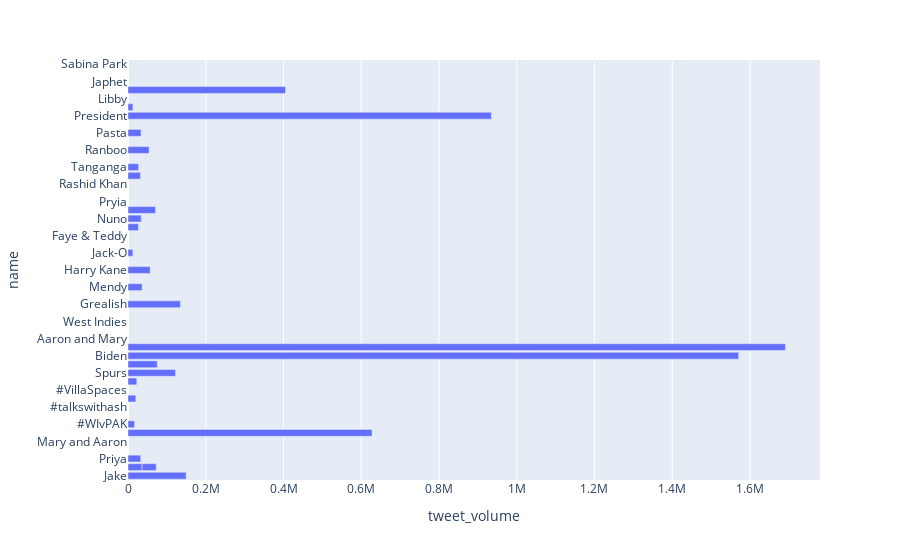

The notebook cell saved with this chart:
### Markdown cell above
## Extracting Tweets with specific keyword

### Code cell
#Scrape 50 most popular hashtags in UK

trending_list=[]
for i in range(0,50):
    trending_list.append(tweet_data[0]['trends'][i])
    
pd.DataFrame(trending_list)
pd.DataFrame.from_dict(trending_list)
df=pd.DataFrame.from_records(trending_list)

#Show Graph with found hashtags
import plotly.express as px
fig = px.bar(df, x='tweet_volume', y='name')
fig.show()

#show list of 50 most popular hashtags
df

### Figure 1 — Plotly figure (JSON) as saved in the notebook; plotly's stock layout.template omitted (floating-point values rounded to 4 significant figures)
{"data": [{"alignmentgroup": "True", "hovertemplate": "tweet_volume=%{x}<br>name=%{y}<extra></extra>", "legendgroup": "", "marker": {"color": "#636efa", "pattern": {"shape": ""}}, "name": "", "offsetgroup": "", "orientation": "h", "showlegend": false, "textposition": "auto", "type": "bar", "x": [149370, 36301, 36301, 32673, null, null, 627694, 16883, null, null, 20036, null, 22550, 122112, 75230, 1570817, 1691099, null, null, null, null, 134709, null, 36308, null, 57028, null, 12508, null, null, 26643, 34019, 70611, null, null, null, 31902, 27122, null, 54153, null, 33607, null, 934721, 12702, null, 405121, null, null, null], "xaxis": "x", "y": ["Jake", "Toby", "Toby", "Priya", "#LoveIslandUK", "Mary and Aaron", "#Afghanistan", "#WIvPAK", "Faye and Teddy", "#talkswithash", "Souness", "#VillaSpaces", "Micah", "Spurs", "tommy", "Biden", "Kabul", "Aaron and Mary", "Lamela", "West Indies", "kemar roach", "Grealish", "Windies", "Mendy", "Rizwan", "Harry Kane", "Kyler", "Jack-O", "Trisha", "Faye & Teddy", "Raab", "Nuno", "Braithwaite", "Pryia", "Tobias", "Rashid Khan", "Wilbur", "Tanganga", "Dumbledore", "Ranboo", "Danny Murphy", "Pasta", "Clifford", "President", "Libs", "Libby", "Pakistan", "Japhet", "neville", "Sabina Park"], "yaxis": "y"}], "layout": {"barmode": "relative", "legend": {"tracegroupgap": 0}, "margin": {"t": 60}, "xaxis": {"anchor": "y", "domain": [0, 1], "title": {"text": "tweet_volume"}}, "yaxis": {"anchor": "x", "domain": [0, 1], "title": {"text": "name"}}}}
